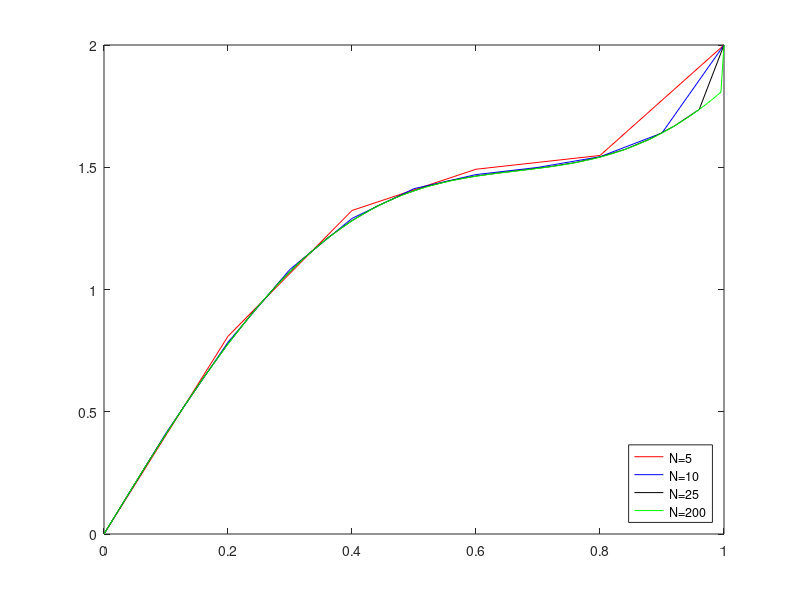
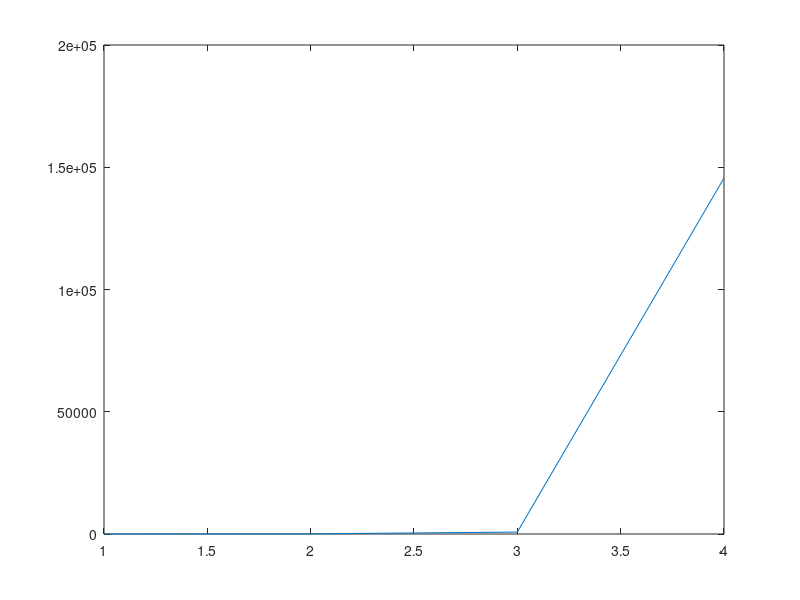

Recreate these plots in MATLAB, in order.
function plots_part_e
%Plot condition numbers

N = [5; 10; 25; 200];
cond_numbers = zeros(4, 1);
figure(2);
delta = 0.1;
f = @(x) -10*sin(3*pi*x/2);
c = ['r', 'b', 'k', 'g'];
for k=1:length(N)
  h = 1/(N(k));
% Construct sparse matrix A
  A = spdiags(ones(N(k)-1,2), [-1;1], N(k)-1, N(k)-1) - 2*speye(N(k)-1);

  A = A + delta*A;   % Perturbing the system by delta*A
  x = linspace(0, 1, N(k)+1);  % Find the points of discretization
  xind = x(2:end-1);
  b1 = (h^2)*(f(xind)); % Forming b
  b1(N(k)-1) = b1(N(k)-1) - 2;
  T = A\(b1');    % Solving the system Ax = b
  Tsol = [0; T; 2];

  plot(x', Tsol, c(k));
  hold on

  cond_numbers(k) = cond(full(A),'fro');
end

cond_numbers
%{
   1.2931e+01
   7.6943e+01
   7.8663e+02
   1.4558e+05
%}
legend({'N=5', 'N=10', 'N=25', 'N=200'}, 'Location', 'SouthEast')
hold off

figure(3);
plot(cond_numbers)

